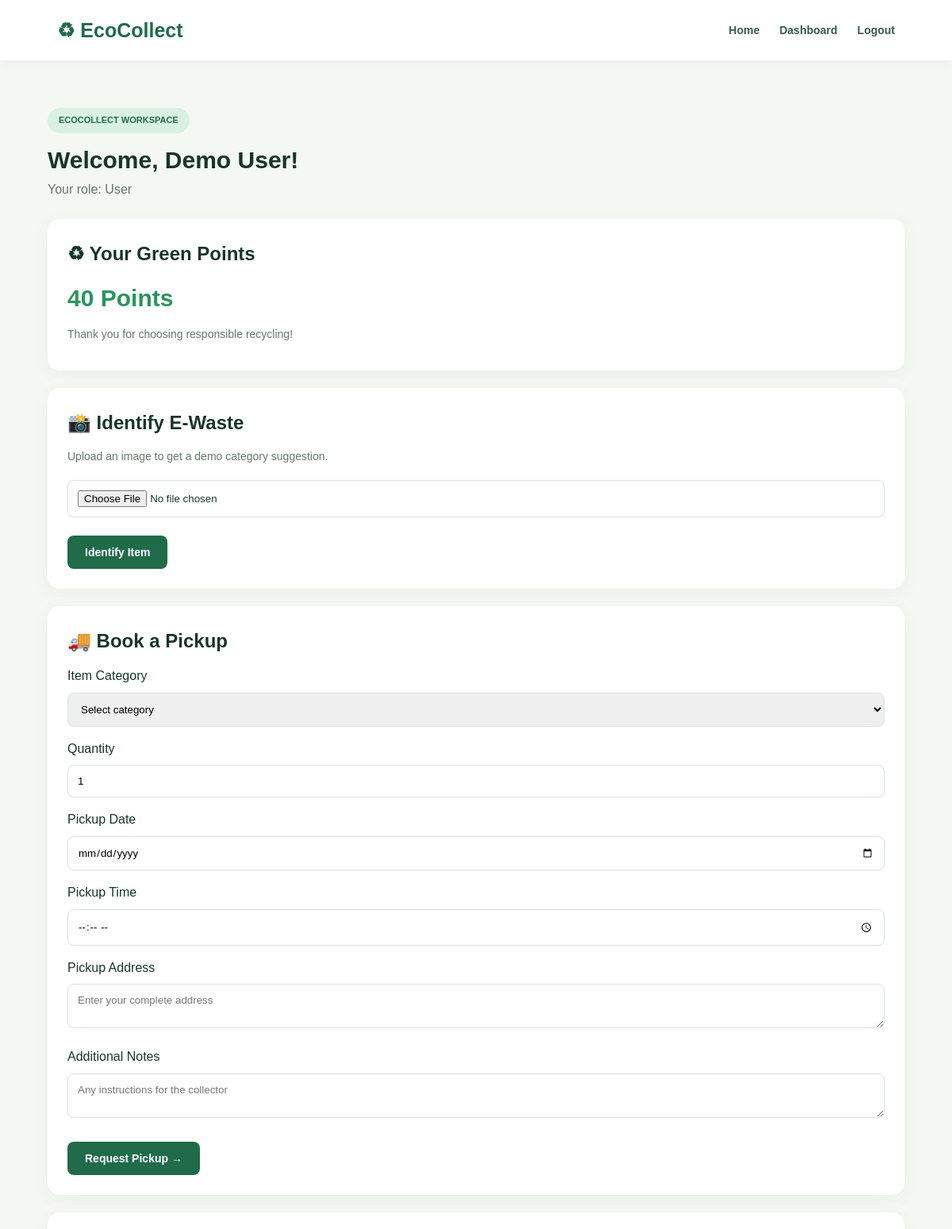
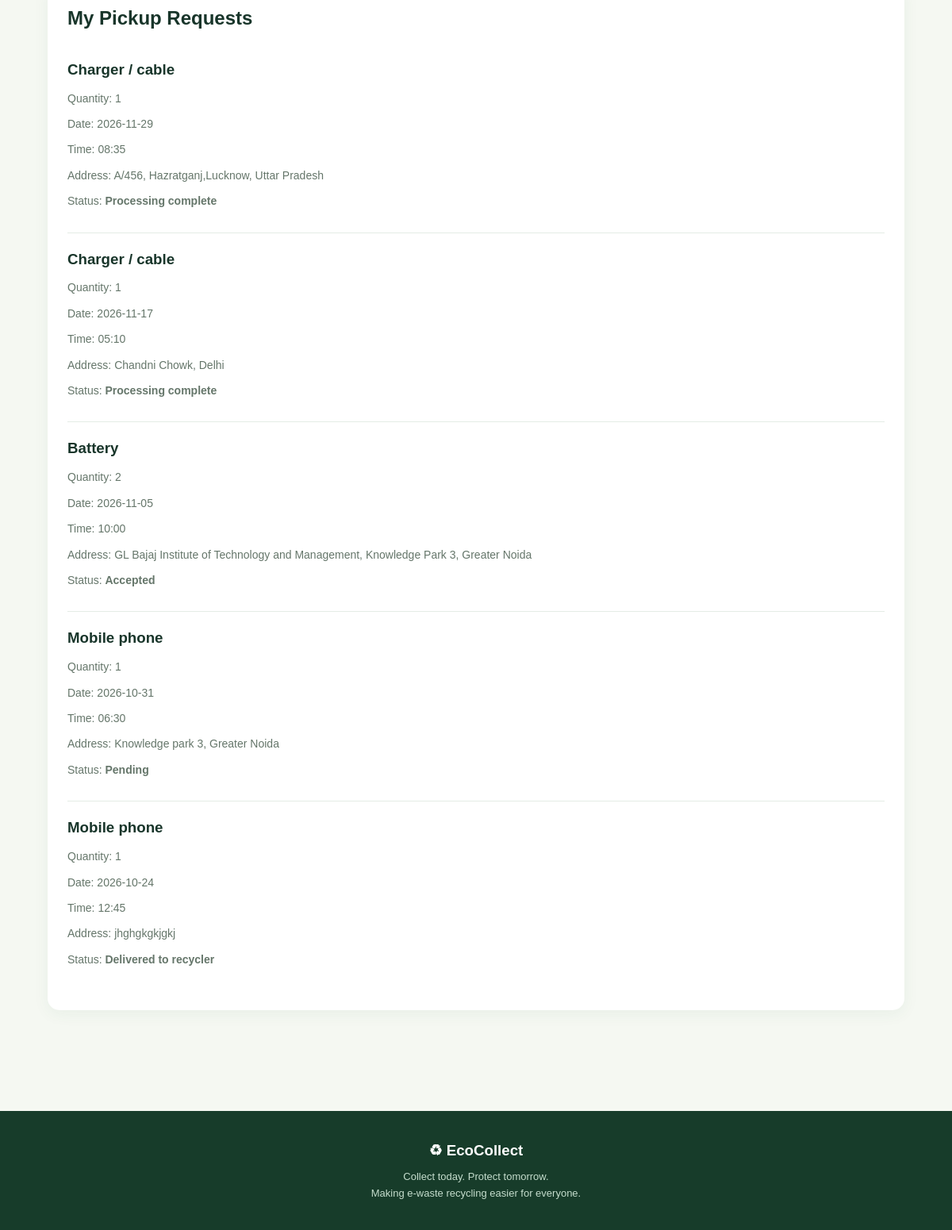
The app's page /dashboard (signed in) with its own data (2 pictures, top to bottom).
### tables this page shows
CREATE TABLE users(
            id INTEGER PRIMARY KEY AUTOINCREMENT,
            name TEXT NOT NULL,
            email TEXT UNIQUE NOT NULL,
            password TEXT NOT NULL,
            role TEXT NOT NULL,
            points INTEGER DEFAULT 0
        );

CREATE TABLE pickups(
            id INTEGER PRIMARY KEY AUTOINCREMENT,
            user_id INTEGER NOT NULL,
            category TEXT NOT NULL,
            quantity INTEGER NOT NULL,
            pickup_date TEXT NOT NULL,
            pickup_time TEXT NOT NULL,
            address TEXT NOT NULL,
            notes TEXT,
            image TEXT,
            status TEXT DEFAULT 'Pending',
            collector_id INTEGER,
            recycler_id INTEGER,
            points_awarded INTEGER DEFAULT 0
        );

### app.py (the view, shortened to what this page needs)
@app.route('/dashboard')
@login_required
def dashboard():
    with connect() as db:
        user = db.execute(
            'SELECT * FROM users WHERE id=?',
            (session['user_id'],)
        ).fetchone()
        if user['role'] == 'user':
            rows = db.execute(
                '''
                SELECT p.*, c.name collector_name,
                       r.name recycler_name
                FROM pickups p
                LEFT JOIN users c
                    ON p.collector_id = c.id
                LEFT JOIN users r
                    ON p.recycler_id = r.id
                WHERE p.user_id=?
                ORDER BY p.id DESC
                ''',
                (user['id'],)
            ).fetchall()
        recyclers = db.execute(
            "SELECT id, name FROM users WHERE role='recycler'"
        ).fetchall()
    return render_template(
        'dashboard.html',
        user=user,
        rows=rows,
        recyclers=recyclers,
        today=date.today().isoformat()
    )

### app.py (called while the page is built)
def connect():
    db = sqlite3.connect(DB)
    db.row_factory = sqlite3.Row
    return db

def login_required(fn):
    @wraps(fn)
    def wrapper(*args, **kwargs):
        if not session.get('user_id'):
            flash('Please log in first.', 'error')
            return redirect(url_for('login'))
        return fn(*args, **kwargs)
    return wrapper

### templates/dashboard.html (shortened to what this page needs)
{% extends "base.html" %}
{% block content %}
<section class="dashboard">
    <div class="dashboard-heading">
        <div>
            <span class="tag">ECOCOLLECT WORKSPACE</span>
            <h1>Welcome, {{ user.name }}!</h1>
            <p>Your role: {{ user.role|title }}</p>
        </div>
    </div>
    {% if user.role == 'user' %}
        <div class="dashboard-card">
            <h2>♻ Your Green Points</h2>
            <p class="points">
                {{ user.points }} Points
            </p>
            <p>Thank you for choosing responsible recycling!</p>
        </div>
        <div class="dashboard-card">
            <h2>📸 Identify E-Waste</h2>
            <p>Upload an image to get a demo category suggestion.</p>
            <form action="{{ url_for('identify') }}"
                  method="POST"
                  enctype="multipart/form-data">
                <input type="file"
                       name="photo"
                       accept="image/png,image/jpeg,image/webp"
                       required>
                <button type="submit" class="btn">
                    Identify Item
                </button>
            </form>
        </div>
        <div class="dashboard-card">
            <h2>🚚 Book a Pickup</h2>
            <form action="{{ url_for('book') }}" method="POST">
                <label>Item Category</label>
                <select name="category" required>
                    <option value="">Select category</option>
                </select>
                <label>Quantity</label>
                <input type="number" name="quantity"
                       min="1" value="1" required>
                <label>Pickup Date</label>
                <input type="date" name="pickup_date" required>
                <label>Pickup Time</label>
                <input type="time" name="pickup_time" required>
                <label>Pickup Address</label>
                <textarea name="address"
                          placeholder="Enter your complete address"
                          required></textarea>
                <label>Additional Notes</label>
                <textarea name="notes"
                          placeholder="Any instructions for the collector"></textarea>
                <button type="submit" class="btn">
                    Request Pickup →
                </button>
            </form>
        </div>
        <div class="dashboard-card">
            <h2>My Pickup Requests</h2>
            {% if rows %}
                {% for row in rows %}
                    <div class="request-item">
                        <h3>{{ row.category }}</h3>
                        <p>Quantity: {{ row.quantity }}</p>
                        <p>Date: {{ row.pickup_date }}</p>
                        <p>Time: {{ row.pickup_time }}</p>
                        <p>Address: {{ row.address }}</p>
                        <p>Status: <strong>{{ row.status }}</strong></p>
                    </div>
                {% endfor %}
            {% else %}
                <p>No pickup requests yet.</p>
            {% endif %}
        </div>
    {% endif %}
</section>
{% endblock %}

### templates/base.html (shortened to what this page needs)
<!DOCTYPE html>
<html lang="en">
<head>
    <link rel="stylesheet"
          href="{{ url_for('static', filename='style.css') }}">
</head>
<body>
    <header class="navbar">
        <div class="logo">
            ♻ EcoCollect
        </div>
        <nav>
            <a href="{{ url_for('home') }}">Home</a>
            {% if session.get('user_id') %}
                <a href="{{ url_for('dashboard') }}">Dashboard</a>
                <a href="{{ url_for('logout') }}">Logout</a>
            {% else %}
                <a href="{{ url_for('login') }}">Login</a>
                <a href="{{ url_for('register') }}" class="nav-button">
                    Register
                </a>
            {% endif %}
        </nav>
    </header>
    <main class="container">
        {% block content %}
        {% endblock %}
    </main>
    <footer class="footer">
        <h3>♻ EcoCollect</h3>
        <p>Collect today. Protect tomorrow.</p>
        <p>Making e-waste recycling easier for everyone.</p>
    </footer>
</body>
</html>

### static/style.css (style rules this page uses)
* { margin: 0; padding: 0; box-sizing: border-box; }
body { font-family: Arial, sans-serif; background-color: #f5f8f2; color: #18352a; line-height: 1.6; }
a { text-decoration: none; }
.container { width: 90%; max-width: 1200px; margin: auto; padding: 30px 0; }
.navbar { background-color: white; padding: 18px 6%; display: flex; justify-content: space-between; align-items: center; box-shadow: 0 2px 12px rgba(0, 0, 0, 0.05); }
.logo { font-size: 25px; font-weight: bold; color: #1f6b4a; }
.navbar nav { display: flex; align-items: center; gap: 25px; }
.navbar nav a { color: #365b47; font-weight: 600; font-size: 14px; }
.btn { display: inline-block; background-color: #1f6b4a; color: white; border: none; padding: 13px 22px; border-radius: 8px; font-size: 14px; font-weight: bold; cursor: pointer; transition: 0.3s; }
.tag { display: inline-block; background-color: #d9f1e2; color: #1f6b4a; padding: 7px 14px; border-radius: 30px; font-size: 11px; font-weight: bold; }
.dashboard { padding: 30px 0; }
.dashboard-heading { margin-bottom: 25px; }
.dashboard-heading h1 { font-size: 30px; margin-top: 10px; }
.dashboard-heading p { color: #65766a; }
.dashboard-card { background-color: white; padding: 25px; border-radius: 15px; margin-bottom: 22px; box-shadow: 0 5px 20px rgba(31, 107, 74, 0.06); }
.dashboard-card h2 { margin-bottom: 12px; }
.dashboard-card p { color: #65766a; font-size: 14px; margin-bottom: 10px; }
.dashboard-card input, .dashboard-card select, .dashboard-card textarea { width: 100%; padding: 12px; border: 1px solid #d7e3d9; border-radius: 8px; margin: 8px 0 15px; font-family: inherit; }
.dashboard-card .btn { margin-top: 8px; }
.points { color: #29945e !important; font-size: 30px !important; font-weight: bold; }
.request-item { padding: 18px 0; border-bottom: 1px solid #e4ece5; }
.request-item:last-child { border-bottom: none; }
.request-item h3 { margin-bottom: 10px; }
.footer { background-color: #173c2a; color: white; text-align: center; padding: 35px 15px; margin-top: 45px; }
.footer h3 { margin-bottom: 8px; }
.footer p { color: #c5ddcd; font-size: 13px; }

### records on screen
users: name "Demo User", role "User", points "40"
pickups: category "Charger / cable", quantity "1", pickup_date "2026-11-29", pickup_time "08:35", address "A/456, Hazratganj,Lucknow, Uttar Pradesh", status "Processing complete"
pickups: category "Charger / cable", quantity "1", pickup_date "2026-11-17", pickup_time "05:10", address "Chandni Chowk, Delhi", status "Processing complete"
pickups: category "Battery", quantity "2", pickup_date "2026-11-05", pickup_time "10:00", address "GL Bajaj Institute of Technology and Management, Knowledge Park 3, Greater Noida", status "Accepted"
pickups: category "Mobile phone", quantity "1", pickup_date "2026-10-31", pickup_time "06:30", address "Knowledge park 3, Greater Noida", status "Pending"
pickups: category "Mobile phone", quantity "1", pickup_date "2026-10-24", pickup_time "12:45", address "jhghgkgkjgkj", status "Delivered to recycler"
